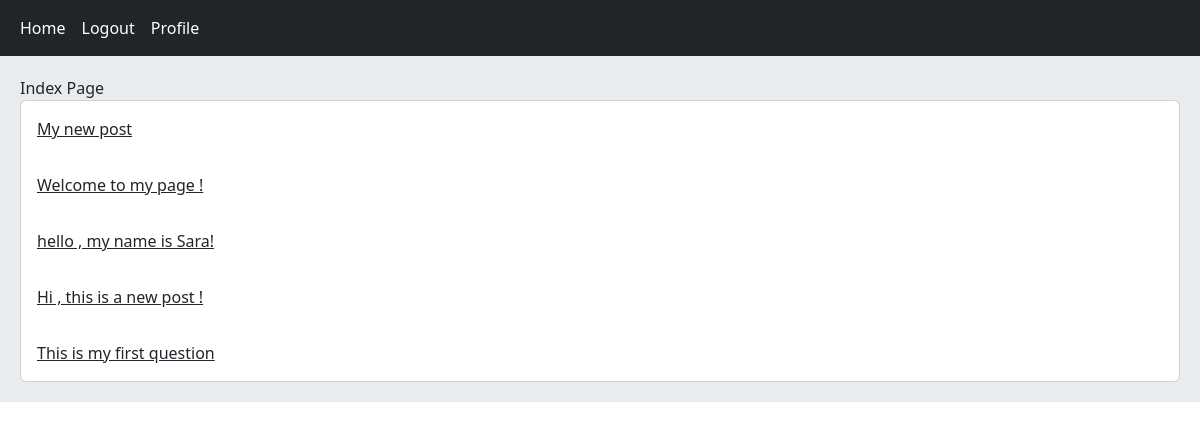
The app's page /home/ (signed in) with its own data.
### home/models.py (models this page shows, shortened)
class Post(models.Model):
    user = models.ForeignKey(User, on_delete=models.CASCADE ,related_name='posts')
    body = models.TextField()
    slug = models.SlugField()
    created = models.DateTimeField(auto_now_add=True)
    updated = models.DateTimeField(auto_now=True)
    class Meta:
        ordering = ('-created',)
    def get_absolute_url(self):
        return reverse('home:post_detail',args=(self.id,self.slug))

### home/views.py (the view)
# urls.py: path('', views.HomeView.as_view() , name='index'),
class HomeView(View):
    def get(self,request):
        posts = Post.objects.all()
        return render(request, 'home/index.html',{'posts':posts})

### home/templates/home/index.html
{% extends 'base.html' %}
{% block content %}
   Index Page
   <div class="card">
      {% for post in posts %}
         <a href="{{ post.get_absolute_url }}" class="card-body">{{ post.body|truncatewords:8 }}</a>
      {% endfor %}
   </div>
{% endblock %}

### records on screen
Post: body "My new post"
Post: body "Welcome to my page !"
Post: body "hello , my name is Sara!"
Post: body "Hi , this is a new post !"
Post: body "This is my first question"
